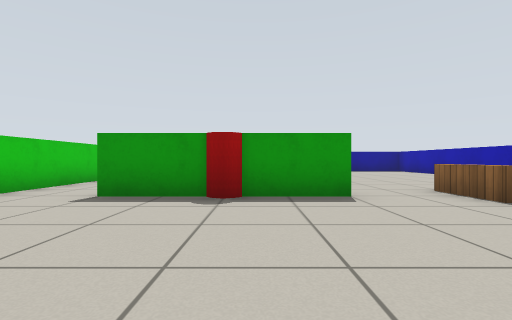
view 1 (above)

15 first-person views from a walk through a robot-simulator world made for Gazebo. The camera is 0.58 m above the floor, looks level and sees 85° across. The floor is counted in squares, 1 m on a side. Each view is taken from the middle of a square. On the plan, view 1 faces up. The plan holds only what a view shows up to about 9 squares ahead; the rest is blank. The place goes on beyond the plan. Simple patterns stand in for the simulator's built-in surfaces.

view 2
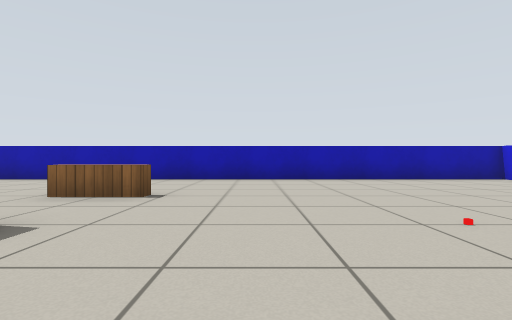

view 3
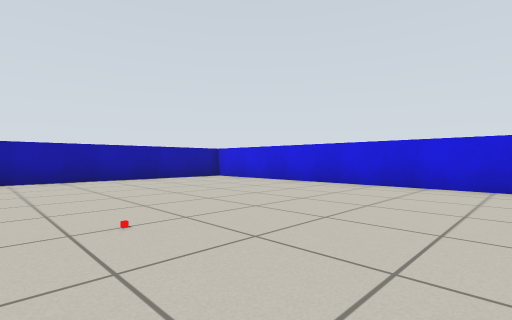

view 4
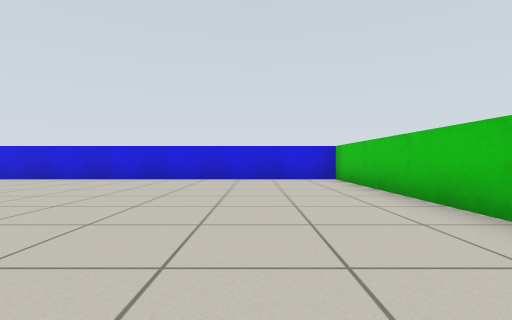

view 5
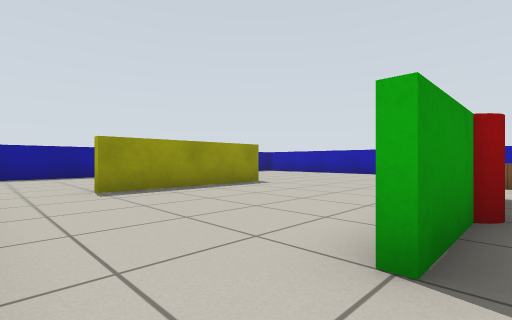

view 6
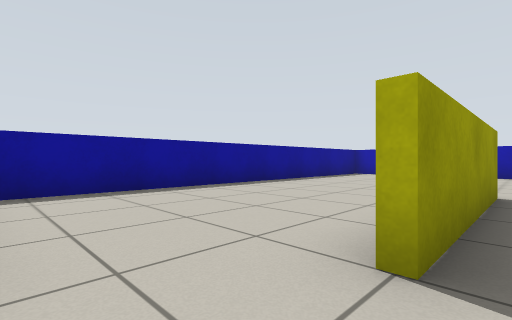

view 7
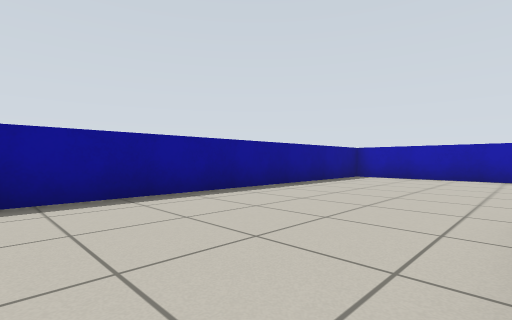

view 8
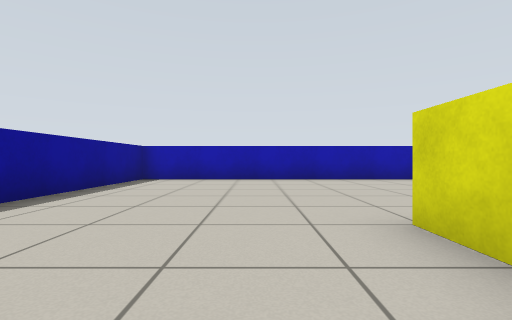

view 9
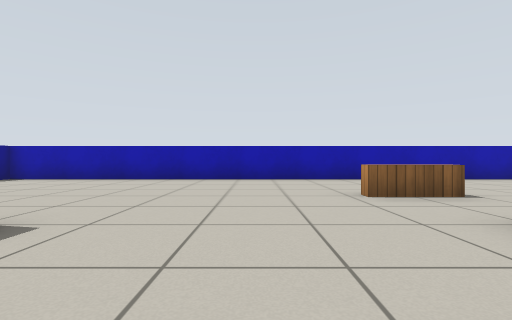

view 10
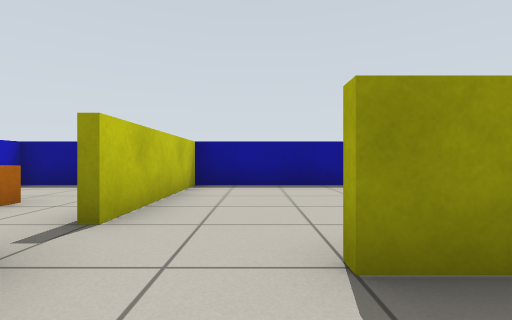

view 11
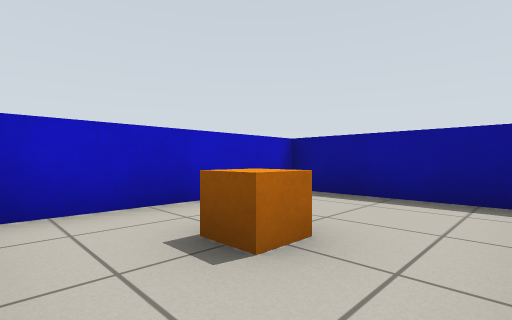

view 12
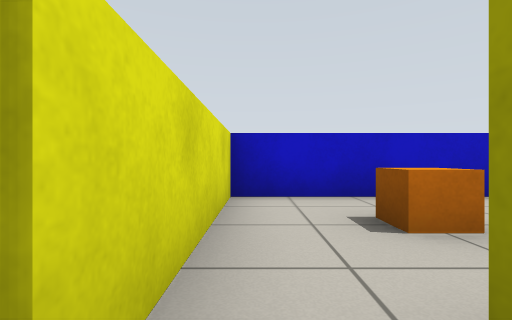

view 13
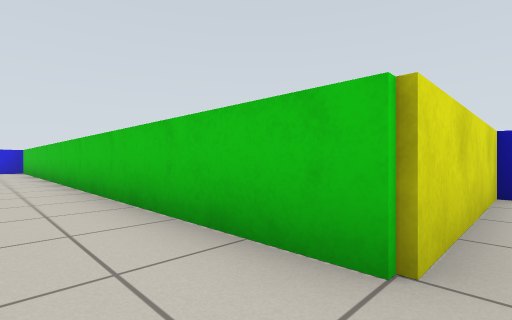

view 14
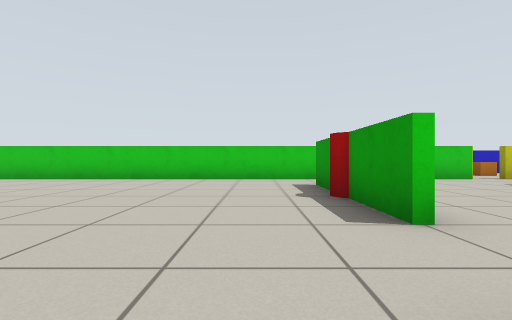

view 15
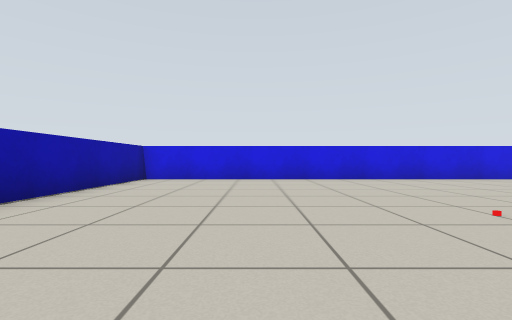

### Floor plan
Points are (right, up) in squares from view 1. A wall is a line through its corners. A room is listed if a view was taken in it or the views show most of it. See-through windows are left out.
Room 1 (views 1, 2, 3, 4, 5, 6, 7, 8, 9, 10, 12, 13, 14, 15)
walls: (1.6, 4.4) (0.4, 4.4); (-1.4, 4.4) (-2.5, 4.4); (1.5, 9.4) (-2.5, 9.4); (0.5, 9.6) (1.5, 9.6); (-4.4, 9.6) (-4.4, -5.4) (7.4, -5.4) (7.4, 14.4) (-4.4, 14.4) (-4.4, 10.5)
ways out: opening at (-5, 10) to room 2
objects: red cylinder (-1, 4) to (0, 5); bench (3, 4) to (3, 5)
Room 2 (view 11)
walls: (-5.1, 14.4) (-8.4, 14.4) (-8.4, 9.6) (-4.4, 9.6)
ways out: opening at (-5, 10) to room 1
objects: orange box (-7, 11) to (-6, 12)

Where each view was taken, in squares from view 1:
view 1: 0 up, 0 right, facing up
view 2: 2 up, 1 left, facing right
view 3: 1 up, 1 left, facing down-right
view 4: 3 up, 2 left, facing down
view 5: 4 up, 4 left, facing up-right
view 6: 9 up, 4 left, facing up-right
view 7: 10 up, 2 left, facing up-right
view 8: 11 up, 1 left, facing right
view 9: 7 up, 1 left, facing right
view 10: 8 up, 3 left, facing up
view 11: 10 up, 5 left, facing up-left
view 12: 10 up, 4 left, facing left
view 13: 10 up, 3 left, facing down-left
view 14: 3 up, 4 right, facing left
view 15: 3 up, 4 right, facing down
